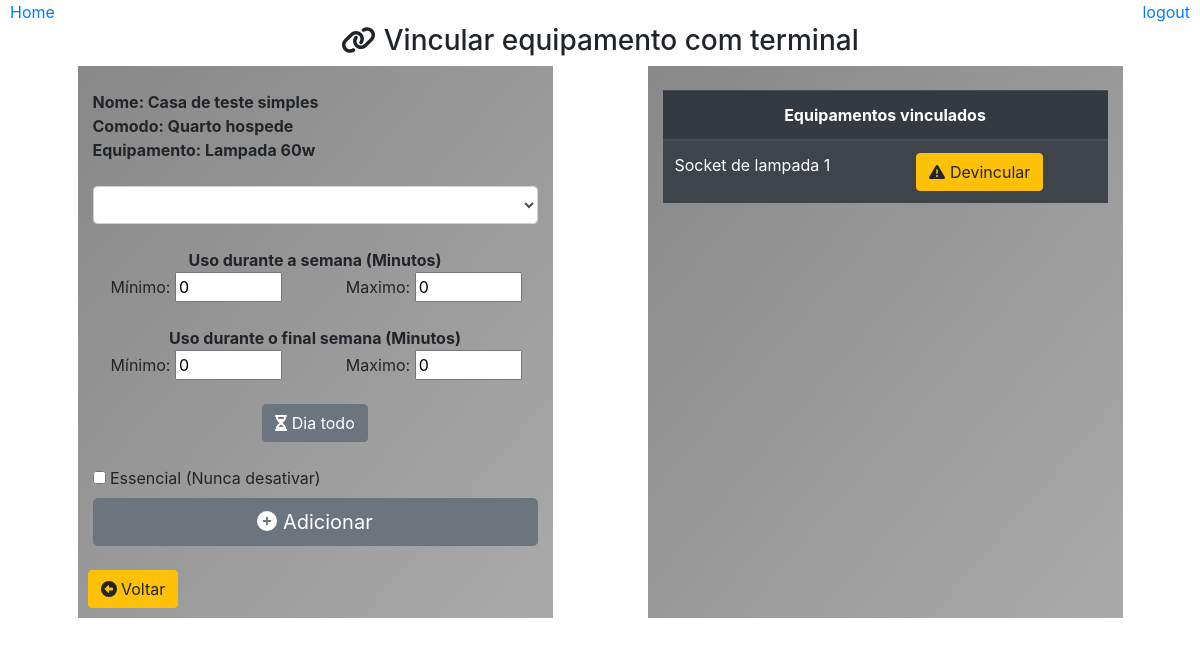
The page /cadastrar/vincular/equipamento/comodo/selecionar/?comodo_id=5&equipamento_id=6 on the database as committed earlier.
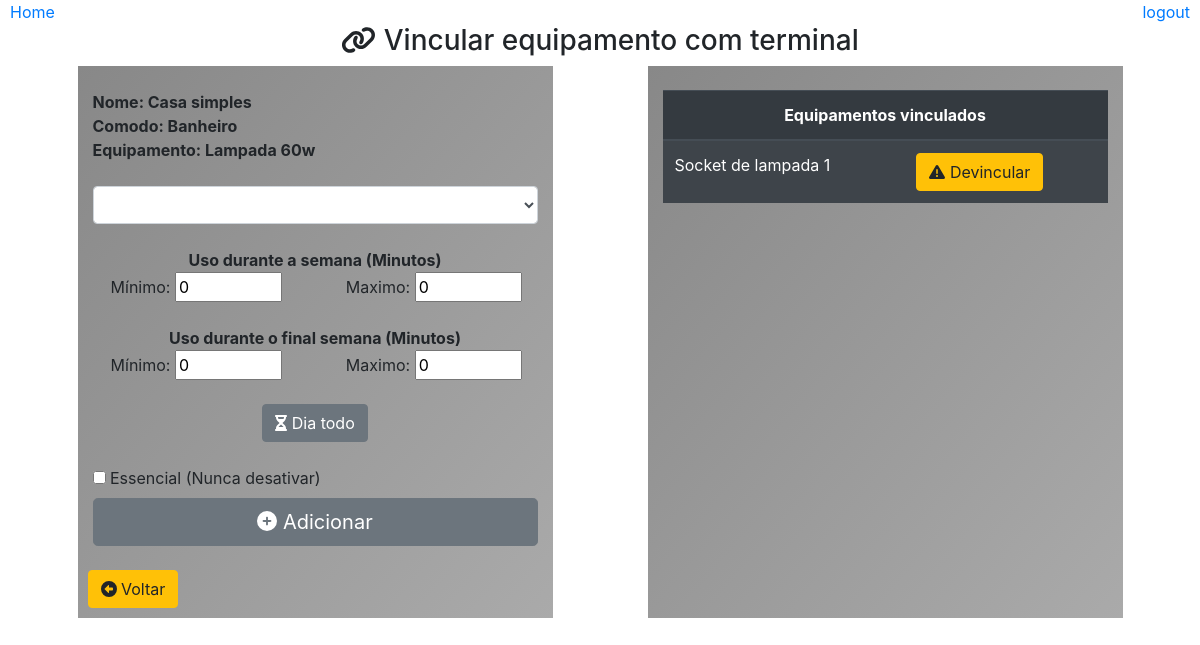
The same page on the database as committed later.
### core/models.py (models this page shows, shortened)
class Comodo(models.Model):
    casa = models.ForeignKey(Casa,on_delete=models.CASCADE)
    nome = models.CharField(max_length=30)
    class Meta:
        db_table = 'comodo'

class Casa(models.Model):
    nome = models.CharField(max_length=30)
    class Meta:
        db_table = 'casa'

class ComodoSaida(models.Model):
    apelido = models.IntegerField()
    comodo = models.ForeignKey(Comodo, on_delete=models.CASCADE)
    saida = models.ForeignKey(Saida, on_delete=models.CASCADE)
    comodo_equipamento = models.ForeignKey(ComodoEquipamento,on_delete=models.CASCADE,null=True)
    essencial = models.BooleanField(default=False)
    status = models.BooleanField(default=True)
    tempo_min_semana = models.IntegerField(null=True)
    tempo_max_semana = models.IntegerField(null=True)
    tempo_min_feriado = models.IntegerField(null=True)
    tempo_max_feriado = models.IntegerField(null=True)
    class Meta:
        db_table = 'comodo_saida'

class Saida(models.Model):
    tipo_consumo = models.ForeignKey(TipoConsumo,on_delete=models.CASCADE)
    nome = models.CharField(max_length=30)
    class Meta:
        db_table = 'saida'

### core/pages/casa/views.py (the view)
# urls.py: path('cadastrar/vincular/equipamento/comodo/selecionar/', cadastro.ComodoEquipamentos),
def ComodoEquipamentos(request):
    comodo_id = request.GET.get('comodo_id')
    equipamento_id = request.GET.get('equipamento_id')
    saidas = Saida.objects.all()
    terminais = []
    if comodo_id and equipamento_id:
        comodo = Comodo.objects.get(id=comodo_id)
        equipamento = Equipamento.objects.get(id=equipamento_id)
        ambos = TipoConsumo.objects.get(id=3)# diretamente
        equipamentos = ComodoEquipamento.objects.filter(comodo=comodo, equipamento=equipamento)
        if equipamento.tipo_consumo == ambos:
            terminais = {'agua': [], 'energia': []}
        vinculados = []
        for item in equipamentos:
            items = ComodoSaida.objects.filter(
                comodo=comodo,
                comodo_equipamento = item
            )
            for aux in items:
                vinculados.append(aux)
        lista = []
        for saida in saidas:
            cs = ComodoSaida.objects.filter(
                comodo=comodo,
                saida=saida
            )
            flag = True
            for vinculado in vinculados:
                if vinculado.saida.tipo_consumo == saida.tipo_consumo:
                    if saida.tipo_consumo not in lista:
                        lista.append(saida.tipo_consumo)
                        flag = False
            if flag:
                for item in cs:
                    if item.comodo_equipamento is None:
                        if saida.tipo_consumo == equipamento.tipo_consumo:
                            aux = {'id': item.id, 'apelido': item.apelido, 'nome': saida.nome}
                            terminais.append(aux)
                        elif equipamento.tipo_consumo == ambos:
                            aux = {'id': item.id, 'apelido': item.apelido, 'nome': saida.nome, 'tipo_consumo': saida.tipo_consumo}
                            if saida.tipo_consumo.id == 1: #id direto
                                terminais['agua'].append(aux)
                            else:
                                terminais['energia'].append(aux)
    dados = {
        'titulo': 'Vincular terminal com equipamento',
        'comodo': comodo,
        'equipamento': equipamento,
        'terminais': terminais,
        'vinculados': vinculados
    }
    return render(request, 'casas/terminalEquipamento.html', dados)

### templates/casas/terminalEquipamento.html (shortened to what the changed rows need)
{% extends "model-page.html"%}
{% block content %}
    <div align='center'>
        <br>
        <div class="container">
            <div class="row">
                <div class="col col-6 col-sm-6 col-md-4 col-lg-5 col-xs-4 container box-gray"><br>
                    <strong style="float: left;">Nome: {{comodo.casa.nome}}</strong><br>
                    <strong style="float: left;">Comodo: {{comodo.nome}}</strong><br>
                    <strong style="float: left;">Equipamento: {{equipamento.nome}}</strong><br><br>
                    <form action="/cadastrar/vincular/equipamento/comodo/adicionar" method="POST"> {% csrf_token %}
                        {% if equipamento.tipo_consumo.id != 3 %}
                            <select class="form-control" name="terminal_id" value='1'>
                            </select>
                        {% endif %}
                        <br>
                        <strong>Uso durante a semana (Minutos)</strong>
                        <div class="row">
                        </div>
                        <br>
                        <strong>Uso durante o final semana (Minutos)</strong>
                        <div class="row">
                        </div>
                        <br>
                        <button type="button" class="btn btn-secondary" onclick="diaTodo()">
                        </button>
                        <br><br>
                        <div  style="float: left;">
                        </div>
                        <br>
                        <button type="submit" class="btn btn-secondary btn-lg btn-block">
                        </button>
                        <br>
                    </form>
                    <a type="button" class="btn btn-warning" style="position: absolute; left: 10px;" href="/cadastrar/vincular/equipamento/comodo/?id={{comodo.id}}">
                        <i class='fas fa-arrow-alt-circle-left'></i> Voltar
                    </a>
                    <br><br>
                </div>
                {% if vinculados %}
                    <div class="col col-6 col-sm-6 col-md-4 col-lg-5 col-xs-4 container box-gray">
                        <br>
                        <table class="table table-striped table-dark">
                            <thead>
                                <tr align="center">
                                    <th colspan="2">Equipamentos vinculados</th>
                                </tr>
                            </thead>
                            {% for item in vinculados %}
                                <tr>
                                    <td>
                                        {{item.saida.nome}} {{item.apelido}}
                                    </td>
                                    <td>
                                        <a class="btn btn-warning" href="/cadastrar/desvincular/equipamento/comodo/{{item.id}}">
                                            <i class="fas fa-exclamation-triangle"></i> Devincular
                                        </a>
                                    </td>
                                </tr>
                            {% endfor %}
                        </table>
                        <br>
                    </div>
                {% endif %}
            </div>
        </div>
    </div>
{% endblock %}

Rows that differ between the two databases and show on the page:
changed Comodo: casa.nome "Casa de teste simples" → "Casa simples"; nome "Quarto hospede" → "Banheiro"
